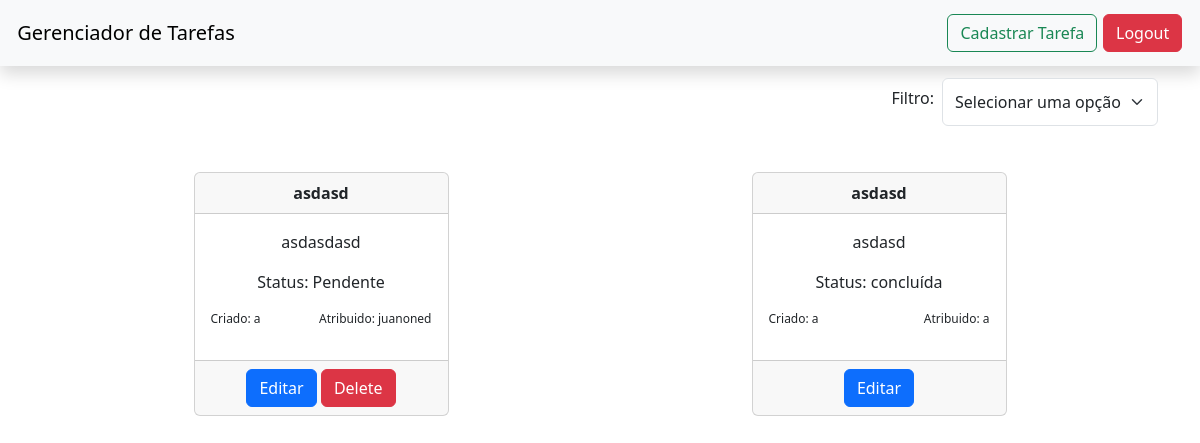
The app's page /tasks/17, older data.
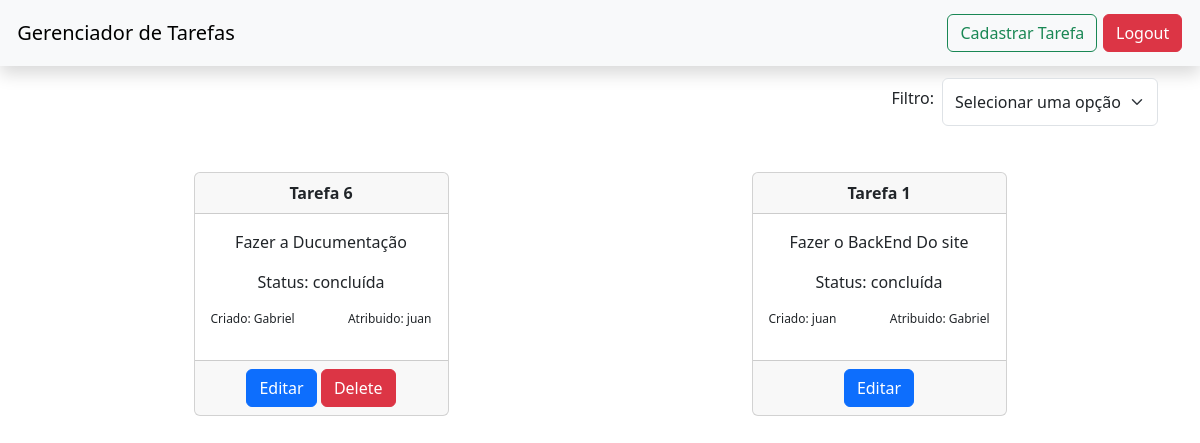
The same page, newer data.
### tasks/models.py (models this page shows, shortened)
class Task(models.Model):
    title_text = models.CharField(max_length=200)
    description_text = models.CharField(max_length=200)
    status_text = models.CharField(max_length=200,default='Pendente')
    userMaker = models.ForeignKey(User,on_delete=models.CASCADE,related_name='userMaker')
    userAssign = models.ForeignKey(User,on_delete=models.CASCADE,related_name='userAssign',null=True)

### users/models.py (models this page shows, shortened)
class User(models.Model):
    name_text = models.CharField(max_length=200)
    email_text = models.CharField(max_length=200)
    password_text = models.CharField(max_length=200)

### tasks/views.py (the view)
# urls.py: path('<int:id_user>',views.index,name='index'),
def index(req,id_user):
    user = get_object_or_404(User,pk=id_user)
    filter = 0
    if req.POST and  req.POST['filter'] != "all":
        tasks = Task.objects.filter(Q(userMaker = user)|Q(userAssign = user),Q(status_text = req.POST['filter']))
        if req.POST['filter'] == "Em andamento":
            filter = 1
        elif req.POST['filter'] == "Pendente":
            filter = 2
        else:
            filter = 3
    else:
        tasks = Task.objects.filter(Q(userMaker = user)|Q(userAssign = user))
    print(filter)
    return render(req,"tasks/index.html",{"user":user,"tasks":tasks,'filter':filter})

### users/templates/tasks/index.html (shortened to what this page needs)
<!DOCTYPE html>
<html lang="en">
<head>
    <link href="https://cdn.jsdelivr.net/npm/bootstrap@5.3.3/dist/css/bootstrap.min.css" rel="stylesheet">
</head>
<body>
    <header class="shadow">
        <div class="navbar navbar-expand-lg bg-body-tertiary" style="flex-wrap: nowrap;">
            <div class="container-fluid">
                <a class="navbar-brand" href="#">
                    Gerenciador de Tarefas
                </a>
            </div>
            <div class="container-fluid d-flex justify-content-end">
                    <a class="btn btn-outline-success" aria-current="page" data-bs-toggle="modal"  data-bs-target="#TaskInsert">Cadastrar Tarefa</a>
                    <a class="btn btn-danger" href="/" style="margin: 1%;">Logout</a>
            </div>
        </div>
    </header>
    <main>
        <section class="container d-flex justify-content-end" style="margin-top: 1%;">
                <form method="post" onchange="document.getElementById('sendButton').click()">
                    <fieldset>
                        <div class="d-flex">
                            <label for="Select" class="form-label p-2">Filtro:</label>
                            <select id="Select" name="filter" class="form-select">
                                <option value="all" {%if filter == 0 %}selected{%endif%}>Selecionar uma opção</option>
                            </select>
                        </div>
                    </fieldset>
                </form>
        </section>
        <section class="card-group container" style="margin-top: 2%;">
            {%for i in tasks%}
                <div class="container col-sm-6 col-lg-3" style="margin-top: 2%;">
                    <div class="card text-center" style="height: 100%;">
                        <div class="card-header">
                            <p class="card-text fw-bold" id="Title{{i.id}}">{{i.title_text}}</p>
                        </div>
                        <div class="card-body" style="display: flex;justify-content: space-between;flex-direction: column;">
                            <p class="card-text" id="Description{{i.id}}">{{i.description_text}}</p>
                            <p class="card-text">Status: <span id="Status{{i.id}}">{{i.status_text}}</span></p>
                            <div style="font-size: 12px;display: flex;flex-direction: row;justify-content: space-between;">
                                <p class="card-text">Criado: {{i.userMaker.name_text}}</p>
                                {%if i.userAssign%}
                                    <p class="card-text">Atribuido: <span id='Email{{i.id}}'>{{i.userAssign.email_text}}</span> </p>
                                {%endif%}
                            </div>
                        </div>
                        <div class="card-footer">
                            <a class="btn btn-primary" aria-current="page" data-bs-toggle="modal"  data-bs-target="#TaskUpdate" onclick="ChangeUpdateModal('{{i.id}}')">Editar</a>
                            {%if i.userMaker.id == user.id%}
                                <a href="{%url 'tasks:deleteTask' i.id %}" class="btn btn-danger">Delete</a>
                            {%endif%}
                            </div>
                    </div>
                </div>
            {%endfor%}
        </section>
    </main>
</body>
</html>

Row changes from the older to the newer data that the page shows:
removed Task: title_text "asdasd", description_text "asdasdasd", status_text "Pendente", userMaker.name_text "a", userAssign.email_text "juanoned", shows "Delete"
removed Task: title_text "asdasd", description_text "asdasd", status_text "concluída", userMaker.name_text "a", userAssign.email_text "a"
added Task: title_text "Tarefa 6", description_text "Fazer a Ducumentação", status_text "concluída", userMaker.name_text "Gabriel", userAssign.email_text "juan", shows "Delete"
added Task: title_text "Tarefa 1", description_text "Fazer o BackEnd Do site", status_text "concluída", userMaker.name_text "juan", userAssign.email_text "Gabriel"
